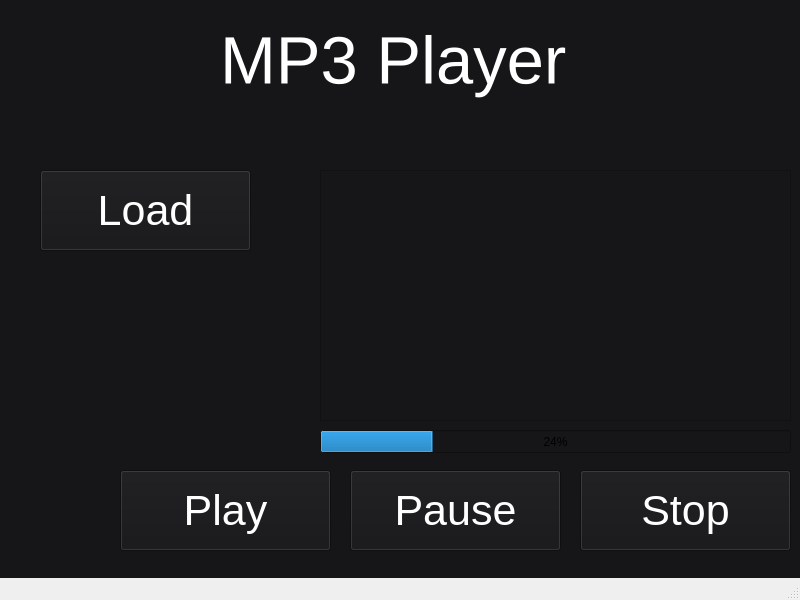
<?xml version="1.0" encoding="UTF-8"?>
<ui version="4.0">
 <class>MainWindow</class>
 <widget class="QMainWindow" name="MainWindow">
  <property name="geometry">
   <rect>
    <x>0</x>
    <y>0</y>
    <width>800</width>
    <height>600</height>
   </rect>
  </property>
  <property name="windowTitle">
   <string>MainWindow</string>
  </property>
  <widget class="QWidget" name="centralwidget">
   <property name="styleSheet">
    <string notr="true">background: #161517;</string>
   </property>
   <widget class="QPushButton" name="PlayButton">
    <property name="geometry">
     <rect>
      <x>120</x>
      <y>470</y>
      <width>211</width>
      <height>81</height>
     </rect>
    </property>
    <property name="font">
     <font>
      <pointsize>32</pointsize>
     </font>
    </property>
    <property name="styleSheet">
     <string notr="true">QPushButton{
	backgound-color: #6d6d6d;
	color: #fff;
}

QPushButton:hover{
	background-color: #2d2d2d;
}
QPushButton:pressed{
	background-color: #454545;
}</string>
    </property>
    <property name="text">
     <string>Play</string>
    </property>
   </widget>
   <widget class="QPushButton" name="StopButton">
    <property name="geometry">
     <rect>
      <x>580</x>
      <y>470</y>
      <width>211</width>
      <height>81</height>
     </rect>
    </property>
    <property name="font">
     <font>
      <pointsize>32</pointsize>
     </font>
    </property>
    <property name="styleSheet">
     <string notr="true">QPushButton{
	backgound-color: #6d6d6d;
	color: #fff;
}

QPushButton:hover{
	background-color: #2d2d2d;
}
QPushButton:pressed{
	background-color: #454545;
}</string>
    </property>
    <property name="text">
     <string>Stop</string>
    </property>
   </widget>
   <widget class="QPushButton" name="LoadButton">
    <property name="geometry">
     <rect>
      <x>40</x>
      <y>170</y>
      <width>211</width>
      <height>81</height>
     </rect>
    </property>
    <property name="font">
     <font>
      <pointsize>32</pointsize>
     </font>
    </property>
    <property name="styleSheet">
     <string notr="true">QPushButton{
	backgound-color: #6d6d6d;
	color: #fff;
}

QPushButton:hover{
	background-color: #2d2d2d;
}
QPushButton:pressed{
	background-color: #454545;
}</string>
    </property>
    <property name="text">
     <string>Load</string>
    </property>
   </widget>
   <widget class="QListWidget" name="listWidget">
    <property name="geometry">
     <rect>
      <x>320</x>
      <y>170</y>
      <width>471</width>
      <height>251</height>
     </rect>
    </property>
    <property name="styleSheet">
     <string notr="true">color:#fff;</string>
    </property>
   </widget>
   <widget class="QLabel" name="label">
    <property name="geometry">
     <rect>
      <x>220</x>
      <y>10</y>
      <width>471</width>
      <height>101</height>
     </rect>
    </property>
    <property name="font">
     <font>
      <pointsize>50</pointsize>
     </font>
    </property>
    <property name="styleSheet">
     <string notr="true">color: #fff</string>
    </property>
    <property name="text">
     <string>MP3 Player</string>
    </property>
   </widget>
   <widget class="QPushButton" name="PauseButton">
    <property name="geometry">
     <rect>
      <x>350</x>
      <y>470</y>
      <width>211</width>
      <height>81</height>
     </rect>
    </property>
    <property name="font">
     <font>
      <pointsize>32</pointsize>
     </font>
    </property>
    <property name="styleSheet">
     <string notr="true">QPushButton{
	backgound-color: #6d6d6d;
	color: #fff;
}

QPushButton:hover{
	background-color: #2d2d2d;
}
QPushButton:pressed{
	background-color: #454545;
}</string>
    </property>
    <property name="text">
     <string>Pause</string>
    </property>
   </widget>
   <widget class="QProgressBar" name="progressBar">
    <property name="geometry">
     <rect>
      <x>320</x>
      <y>430</y>
      <width>471</width>
      <height>23</height>
     </rect>
    </property>
    <property name="value">
     <number>24</number>
    </property>
   </widget>
  </widget>
  <widget class="QMenuBar" name="menubar">
   <property name="geometry">
    <rect>
     <x>0</x>
     <y>0</y>
     <width>800</width>
     <height>21</height>
    </rect>
   </property>
  </widget>
  <widget class="QStatusBar" name="statusbar"/>
 </widget>
 <resources/>
 <connections/>
</ui>
